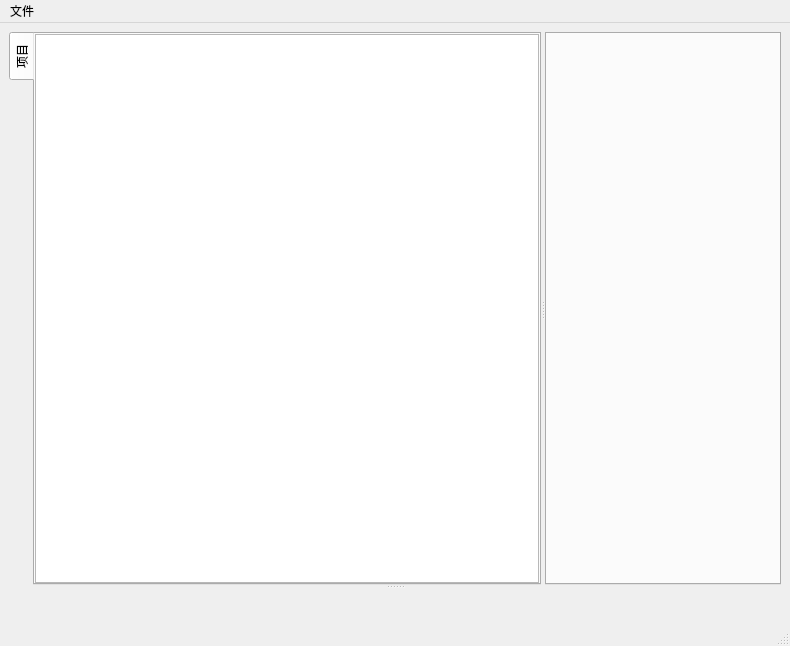
<?xml version="1.0" encoding="UTF-8"?>
<ui version="4.0">
 <class>MainWindow</class>
 <widget class="QMainWindow" name="MainWindow">
  <property name="geometry">
   <rect>
    <x>0</x>
    <y>0</y>
    <width>790</width>
    <height>646</height>
   </rect>
  </property>
  <property name="windowTitle">
   <string>MainWindow</string>
  </property>
  <widget class="QWidget" name="centralwidget">
   <layout class="QVBoxLayout" name="verticalLayout">
    <item>
     <widget class="QSplitter" name="splitter_3">
      <property name="orientation">
       <enum>Qt::Vertical</enum>
      </property>
      <widget class="QSplitter" name="splitter_2">
       <property name="orientation">
        <enum>Qt::Vertical</enum>
       </property>
       <widget class="QSplitter" name="splitter">
        <property name="orientation">
         <enum>Qt::Horizontal</enum>
        </property>
        <widget class="QStackedWidget" name="stackedWidget">
         <property name="currentIndex">
          <number>0</number>
         </property>
         <widget class="QWidget" name="page_2">
          <property name="styleSheet">
           <string notr="true"/>
          </property>
          <layout class="QHBoxLayout" name="horizontalLayout_4">
           <property name="leftMargin">
            <number>0</number>
           </property>
           <property name="topMargin">
            <number>0</number>
           </property>
           <property name="rightMargin">
            <number>0</number>
           </property>
           <property name="bottomMargin">
            <number>0</number>
           </property>
           <item>
            <widget class="QTabWidget" name="tabWidget_2">
             <property name="styleSheet">
              <string notr="true"/>
             </property>
             <property name="tabPosition">
              <enum>QTabWidget::West</enum>
             </property>
             <widget class="QWidget" name="tab">
              <property name="styleSheet">
               <string notr="true"/>
              </property>
              <attribute name="title">
               <string>项目</string>
              </attribute>
              <layout class="QVBoxLayout" name="verticalLayout_2">
               <property name="leftMargin">
                <number>0</number>
               </property>
               <property name="topMargin">
                <number>0</number>
               </property>
               <property name="rightMargin">
                <number>0</number>
               </property>
               <property name="bottomMargin">
                <number>0</number>
               </property>
               <item>
                <widget class="DragTreeView" name="treeView">
                 <property name="frameShape">
                  <enum>QFrame::StyledPanel</enum>
                 </property>
                 <property name="frameShadow">
                  <enum>QFrame::Sunken</enum>
                 </property>
                </widget>
               </item>
              </layout>
             </widget>
            </widget>
           </item>
          </layout>
         </widget>
        </widget>
        <widget class="QStackedWidget" name="stackedWidget_2">
         <property name="currentIndex">
          <number>0</number>
         </property>
         <widget class="QWidget" name="page_3">
          <layout class="QHBoxLayout" name="horizontalLayout">
           <property name="leftMargin">
            <number>0</number>
           </property>
           <property name="topMargin">
            <number>0</number>
           </property>
           <property name="rightMargin">
            <number>0</number>
           </property>
           <property name="bottomMargin">
            <number>0</number>
           </property>
           <item>
            <widget class="CodeTabWidget" name="tabWidget">
             <property name="currentIndex">
              <number>-1</number>
             </property>
             <property name="tabsClosable">
              <bool>true</bool>
             </property>
             <property name="movable">
              <bool>true</bool>
             </property>
            </widget>
           </item>
          </layout>
         </widget>
         <widget class="QWidget" name="page_4"/>
        </widget>
       </widget>
      </widget>
      <widget class="QStackedWidget" name="stackedWidget_3"/>
     </widget>
    </item>
    <item>
     <widget class="QFrame" name="frame">
      <property name="frameShape">
       <enum>QFrame::NoFrame</enum>
      </property>
      <property name="frameShadow">
       <enum>QFrame::Raised</enum>
      </property>
      <layout class="QHBoxLayout" name="horizontalLayout_2">
       <property name="leftMargin">
        <number>0</number>
       </property>
       <property name="topMargin">
        <number>0</number>
       </property>
       <property name="rightMargin">
        <number>0</number>
       </property>
       <property name="bottomMargin">
        <number>0</number>
       </property>
       <item>
        <widget class="QLabel" name="label">
         <property name="text">
          <string/>
         </property>
        </widget>
       </item>
       <item>
        <spacer name="horizontalSpacer">
         <property name="orientation">
          <enum>Qt::Horizontal</enum>
         </property>
         <property name="sizeHint" stdset="0">
          <size>
           <width>40</width>
           <height>20</height>
          </size>
         </property>
        </spacer>
       </item>
      </layout>
     </widget>
    </item>
   </layout>
  </widget>
  <widget class="QMenuBar" name="menubar">
   <property name="geometry">
    <rect>
     <x>0</x>
     <y>0</y>
     <width>790</width>
     <height>26</height>
    </rect>
   </property>
   <widget class="QMenu" name="menu">
    <property name="title">
     <string>文件</string>
    </property>
    <addaction name="actiondakai"/>
    <addaction name="actiondakaiz"/>
   </widget>
   <addaction name="menu"/>
  </widget>
  <widget class="QStatusBar" name="statusbar"/>
  <action name="actiondakai">
   <property name="text">
    <string>打开</string>
   </property>
  </action>
  <action name="actiondakaiz">
   <property name="text">
    <string>打开最近</string>
   </property>
  </action>
 </widget>
 <customwidgets>
  <customwidget>
   <class>CodeTabWidget</class>
   <extends>QTabWidget</extends>
   <header location="global">widgets.components</header>
   <container>1</container>
  </customwidget>
  <customwidget>
   <class>DragTreeView</class>
   <extends>QTreeView</extends>
   <header location="global">widgets.components</header>
  </customwidget>
 </customwidgets>
 <resources>
  <include location="../sources/ide_sources.qrc"/>
 </resources>
 <connections/>
</ui>
